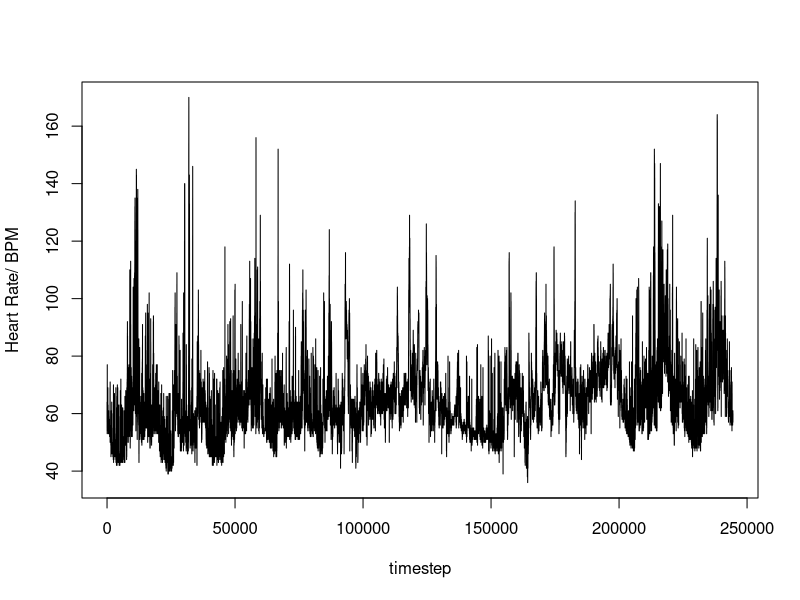
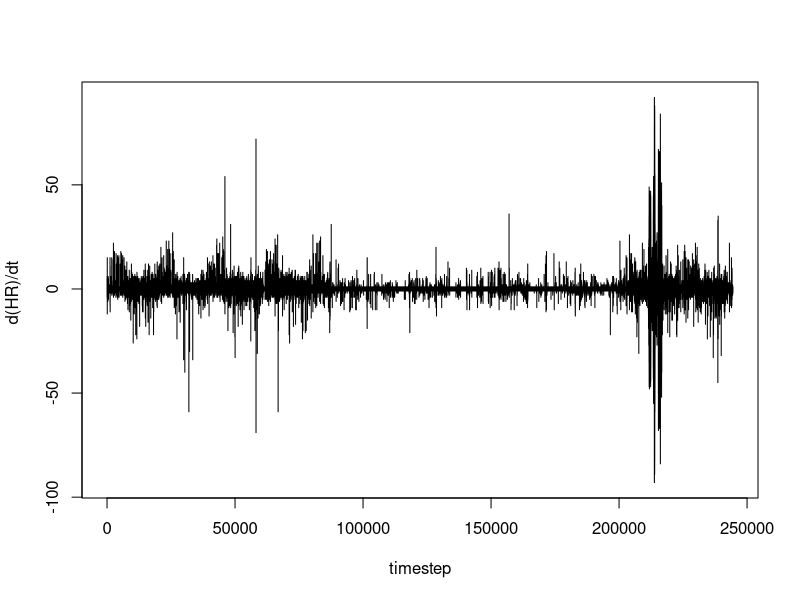
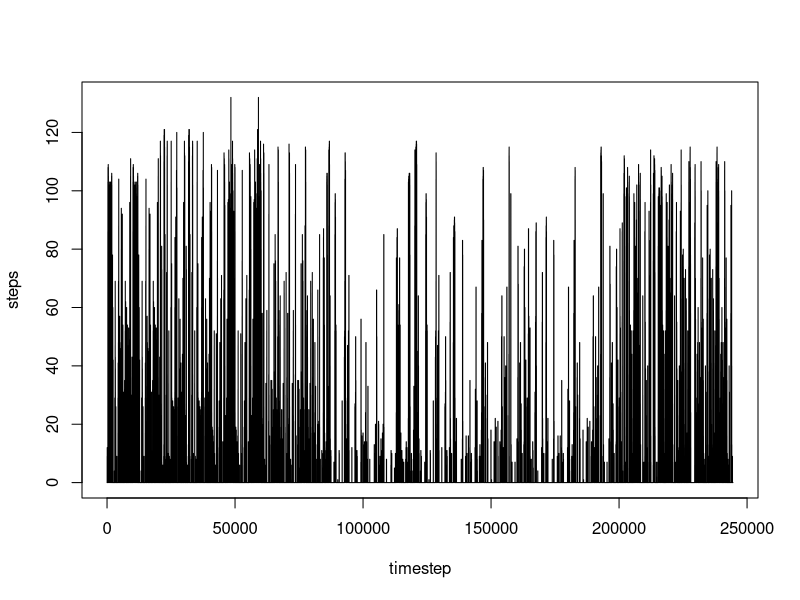
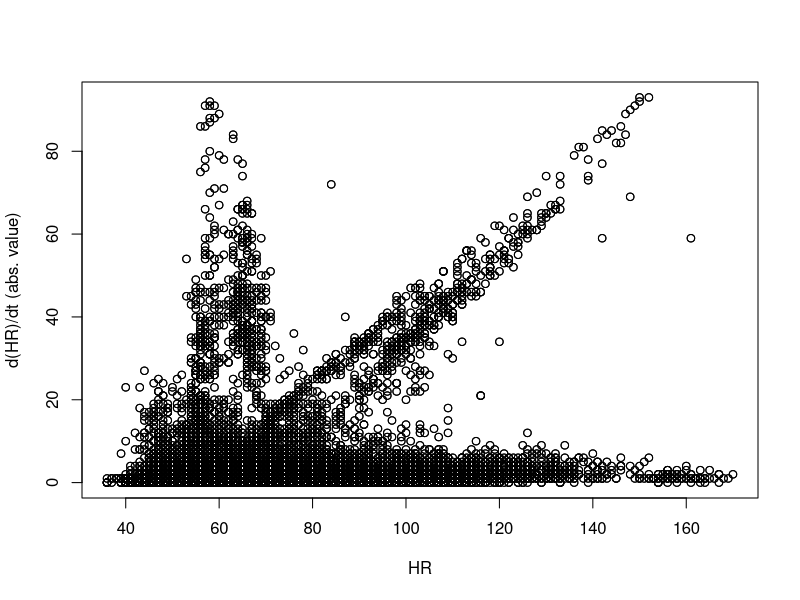
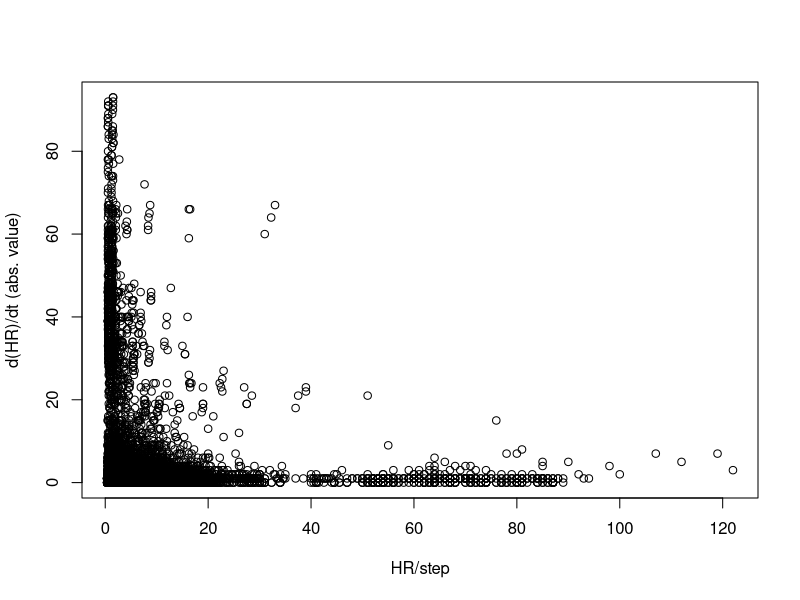

Here is the R script that generated these plots, in order: (Note: this script raises an error after producing the figures.)
library(dplyr)
library(tidyr)

main <- read.csv("id-1003_heartrate_4.csv")

names(main) <- c("date1","date2", "date3", "HR")

#main$date3 <- with(main, paste(date1, date2,sep="-"))
#main <- mutate(main, frdate= as.POSIXct(date,format="%Y/%m/%D %H:%M"))

main <- unite(main, corrdate, date1, date2, date3, sep=" ", remove=TRUE)

#main <- mutate(main, frdate= as.numeric(as.POSIXct(corrdate, format="%Y-%M-%d %H:%M:%S %p")))
main <- mutate(main, frdate= as.numeric(as.POSIXct(corrdate, format="%Y-%m-%d %H:%M:%S %p")))


#print(names(main))

steps <- read.csv("id-1003_minutestepsnarrow_20171001_2017100.csv")

names(steps) <- c("date2", "step")

steps <- mutate(steps, frdate= as.numeric(as.POSIXct(date2,format="%m/%d/%Y %H:%M")))

#steps <- mutate(steps, frdate= as.POSIXct(date2,format="%m/%d/%Y %H:%M"))


print(head(main, 1))
print(head(steps,1))

jm <- left_join(main, steps)

jm <- jm %>% select(corrdate,HR,step)  

differ <- diff(jm$HR, lag = 2, differences = 1)

differ <- append(differ, c("0","0"))

jm$difference <-differ 

jm <- mutate(jm, "HRSTEP"=HR/step)



jmNoInf <- jm[!is.infinite(jm$HRSTEP),]

ppi <- 300
png("HR.png", width=6*ppi, height=6*ppi, res=ppi)
plot(jm$HR,  type="l",xlab="timestep", ylab="Heart Rate/ BPM", main="")
dev.off ();

png("dHRdt.png", width=6*ppi, height=6*ppi, res=ppi)
plot(jm$difference,  type="l",xlab="timestep", ylab="d(HR)/dt ", main="")
dev.off ();



png("steps.png", width=6*ppi, height=6*ppi, res=ppi)
plot(jm$step,  type="l",xlab="timestep", ylab="steps", main="")
dev.off ();


png("HR_vs_dHR.png", width=6*ppi, height=6*ppi, res=ppi)
plot(jm$HR,abs(as.numeric(jm$difference)),  type="p",xlab="HR", ylab="d(HR)/dt (abs. value)", main="")
dev.off ();

png("HRperStep_vs_dHR.png", width=6*ppi, height=6*ppi, res=ppi)
plot(jm$HRSTEP,abs(as.numeric(jm$difference)),  type="p",xlab="HR/step", ylab="d(HR)/dt (abs. value)", main="")
dev.off ();


#install.packages("forecast")

#library(forecast)

#forecastPeriodLen <- 12
#model <- hw(jmNoInf$HR, initial ='optimal', h=(forecastPeriodLen), beta=NULL, gamma=NULL)


#arimaFit <- Arima(jmNoInf$HR,order=c(3,1,0))
arimaFit <- Arima(tail(jmNoInf$HR,200),order=c(30,1,0))



#preditedHR <- forecast(arimaFit,h=2000)

preditedHR <- forecast(arimaFit,h=40, fan = TRUE)

print(accuracy(preditedHR))

predictVec <- as.numeric(preditedHR$fitted)

library(ggplot2)

#plot(preditedHR)
#autoplot(preditedHR)

png("prediction.png", width=6*ppi, height=6*ppi, res=ppi)
plot(preditedHR, xlab = "timestep", ylab = "Heart Rate")
autoplot(preditedHR)
dev.off ();






